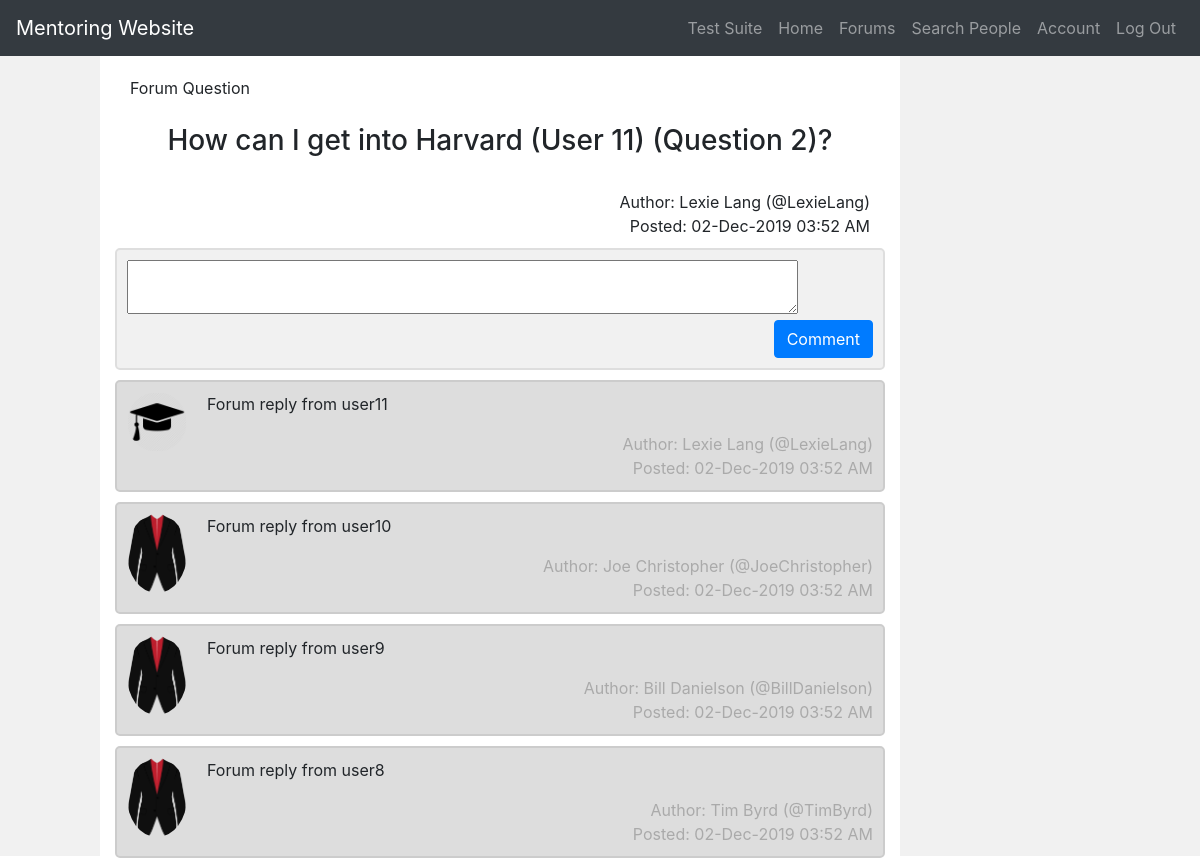
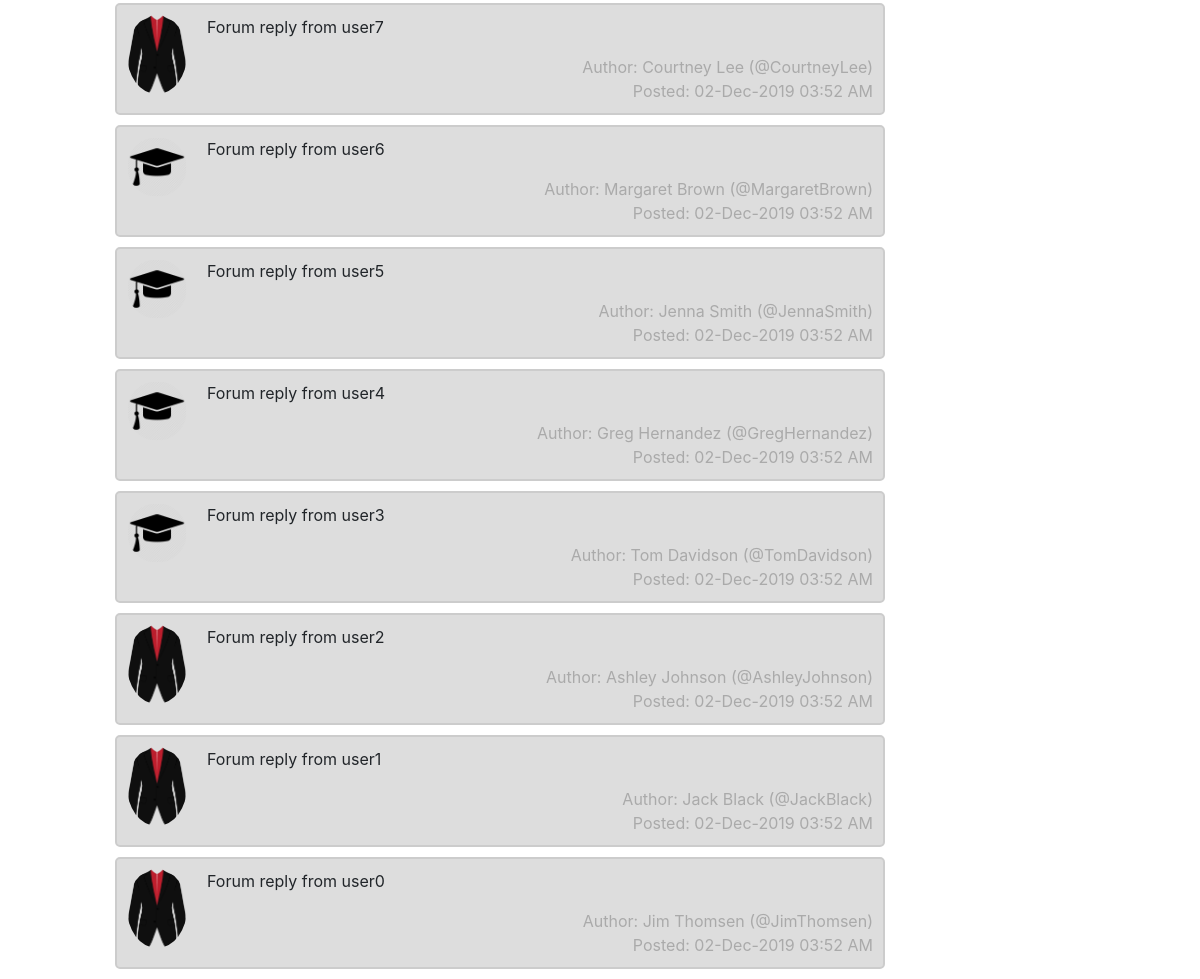
/thread/24, run on an earlier commit of the app's database (2 pictures, top to bottom).
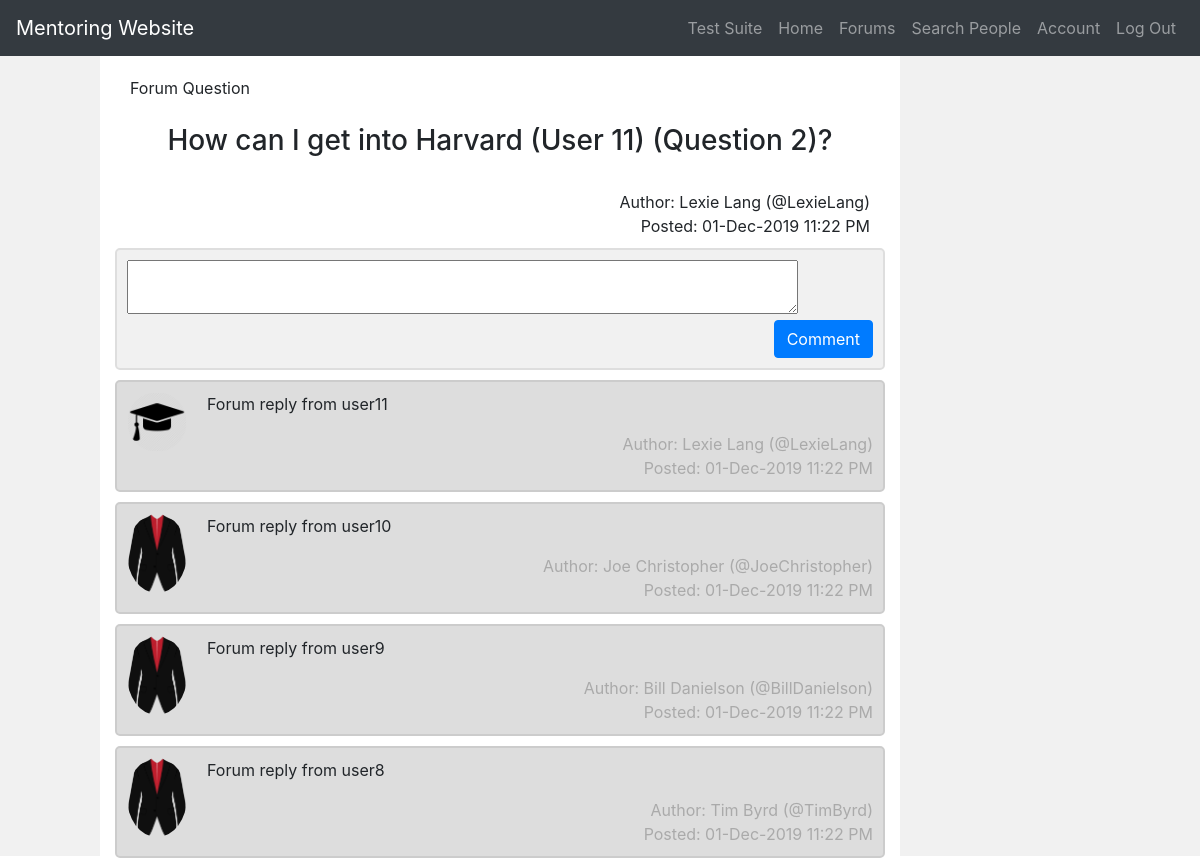
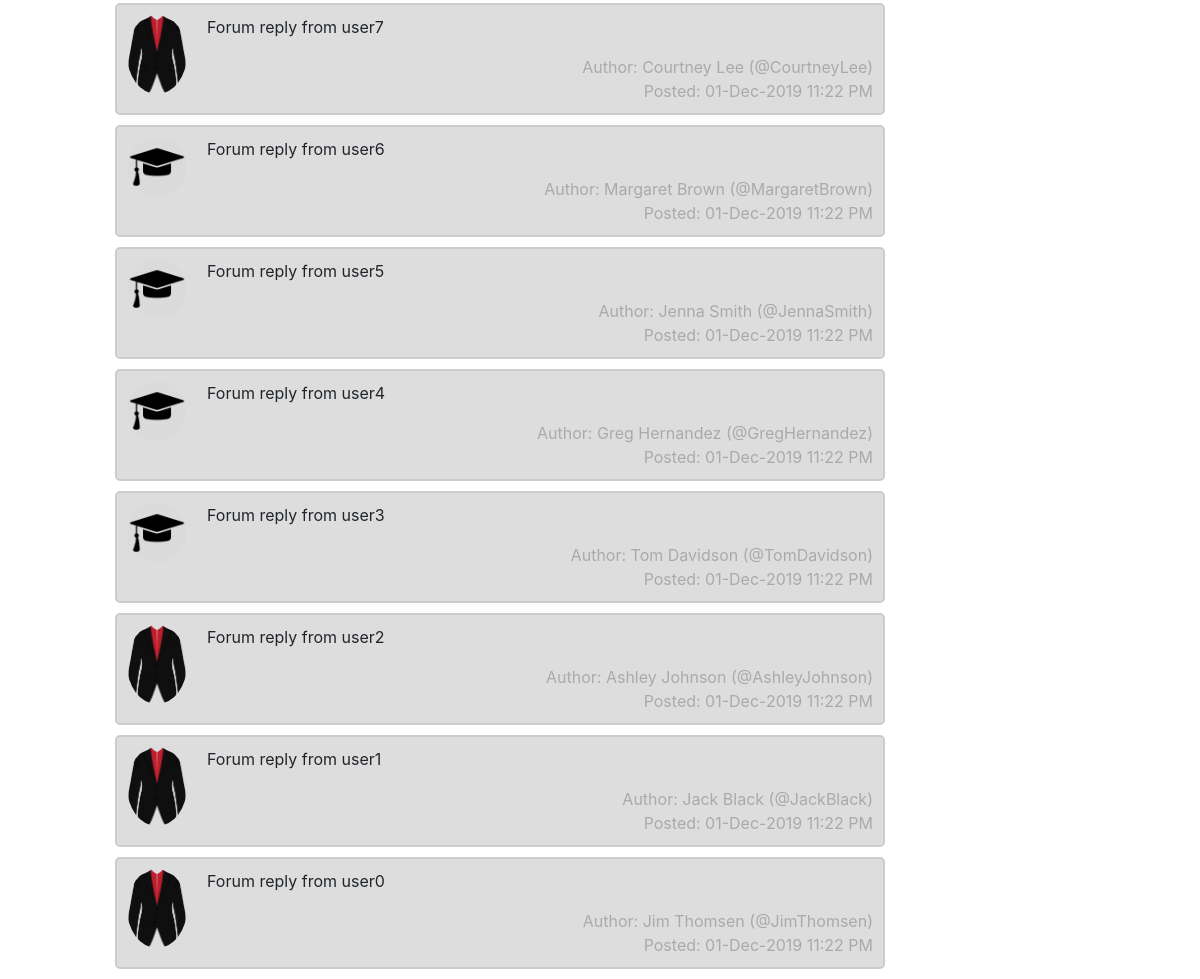
And on a later commit of the database (2 pictures, top to bottom).
### db_models.py (models this page shows, shortened)
class ForumQuestion(db.Model):
    __tablename__ = 'ForumQuestions'
    id = db.Column(db.Integer, primary_key=True, nullable=False)
    author_username = db.Column(db.String(64), db.ForeignKey('Users.username'), nullable=False)
    content = db.Column(db.Text(), nullable=False)
    post_time = db.Column(db.DateTime, index=True, default=datetime.utcnow, nullable=False)
    forum_posts = db.relationship("ForumPost", backref='question', lazy='dynamic')

class ForumPost(db.Model):
    __tablename__ = 'ForumPosts'
    id = db.Column(db.Integer, primary_key=True)
    author_username = db.Column(db.String(64), db.ForeignKey('Users.username'))
    forum_question_id = db.Column(db.Integer, db.ForeignKey('ForumQuestions.id'))
    content = db.Column(db.Text())
    post_time = db.Column(db.DateTime, index=True, default=datetime.utcnow)

### main.py (the view, shortened to what this page needs)
@app.route('/thread/<int:question_id>', methods=['GET', 'POST'])
def thread(question_id):
    form = CommentForm()
    return render_template('thread.html', form=form, question_id=question_id)

### forms.py
class CommentForm(FlaskForm):
    comment = StringField(widget=TextArea(), validators=[DataRequired()])
    submit = SubmitField('Add Comment')

### funcs.py (called while the page is built)
def is_mentee(u):
    return u.grade not in MENTOR_GRADES

def sorted_reverse_id_order(l):
    return sorted(l, key=lambda p: p.id, reverse=True)

def get_forum_question_posts(forum_q):
    return sorted_reverse_id_order(list(forum_q.forum_posts))

def get_user_by_username(uname):
    return User.query.get(uname)

def date_to_string(dt_obj):
    return dt_obj.strftime("%d-%b-%Y %I:%M %p")

def id_to_forum_question(question_id):
    return ForumQuestion.query.get(question_id)

### templates/thread.html (shortened to what this page needs)
{% extends "base.html" %}
{% block page_content %}
<div class="container-fluid">
  <div class="row">
    <div class="col-sm-1 sidebar">
      <div class= "mar-top">
          <br>
      </div>
    </div>
    <div class="col-sm-8">
      <div class= "mar-top">
        {% block content %}
          <div class="col-sm-12" align="left">Forum Question</div><br>
          <div class="col-sm-12" align="center"> <h3>{{ id_to_forum_question(question_id).content }}</h3><br></div>
          <div class="col-sm-12" align="right">Author: {% with u = get_user_by_username(id_to_forum_question(question_id).author_username) %}{{ u.first_name }} {{ u.last_name }} (@{{ u.username }}){% endwith %}</div>
          <div class="col-sm-12" align="right">Posted: {{ date_to_string(id_to_forum_question(question_id).post_time) }}</div>
        <form action="" method="post" novalidate>
          <div class="chat">
            {{ form.comment( id="ta", cols="90", rows="2") }}<br>
            <span class="time-right">
              {{ form.submit(value = "Comment", class="btn btn-primary") }}
            </span>
          </div>
        </form>
          {% for fp in get_forum_question_posts(id_to_forum_question(question_id)) %}
          {% with u = get_user_by_username(fp.author_username) %}
          <div class="chat dark">
              <img src="{{ url_for('static', filename='mentee.jpg' if is_mentee(u) else 'mentor.jpg') }}" alt="Avatar">
              <p>{{ fp.content}}</p>
              <span class="time-right">Author: {{ u.first_name}} {{ u.last_name }} (@{{ u.username }})</span><br>
              <span class="time-right">Posted: {{ date_to_string(fp.post_time) }}</span>
          </div>
          {% endwith %}
          {% endfor %}
        {% endblock %}
      </div>
    </div>
    <div class="col sidebar">
        <br>
    </div>
  </div>
</div>
{% endblock %}

What changed in the data, as far as the page shows it:
changed ForumQuestion "How can I get into Harvard (User 11) (Question 2)?": post_time "02-Dec-2019 03:52 AM" → "01-Dec-2019 11:22 PM"
changed ForumPost "Forum reply from user11": post_time "02-Dec-2019 03:52 AM" → "01-Dec-2019 11:22 PM"
changed ForumPost "Forum reply from user10": post_time "02-Dec-2019 03:52 AM" → "01-Dec-2019 11:22 PM"
changed ForumPost "Forum reply from user9": post_time "02-Dec-2019 03:52 AM" → "01-Dec-2019 11:22 PM"
changed ForumPost "Forum reply from user8": post_time "02-Dec-2019 03:52 AM" → "01-Dec-2019 11:22 PM"
changed ForumPost "Forum reply from user7": post_time "02-Dec-2019 03:52 AM" → "01-Dec-2019 11:22 PM"
changed ForumPost "Forum reply from user6": post_time "02-Dec-2019 03:52 AM" → "01-Dec-2019 11:22 PM"
changed ForumPost "Forum reply from user5": post_time "02-Dec-2019 03:52 AM" → "01-Dec-2019 11:22 PM"
changed ForumPost "Forum reply from user4": post_time "02-Dec-2019 03:52 AM" → "01-Dec-2019 11:22 PM"
changed ForumPost "Forum reply from user3": post_time "02-Dec-2019 03:52 AM" → "01-Dec-2019 11:22 PM"
changed ForumPost "Forum reply from user2": post_time "02-Dec-2019 03:52 AM" → "01-Dec-2019 11:22 PM"
changed ForumPost "Forum reply from user1": post_time "02-Dec-2019 03:52 AM" → "01-Dec-2019 11:22 PM"
changed ForumPost "Forum reply from user0": post_time "02-Dec-2019 03:52 AM" → "01-Dec-2019 11:22 PM"
